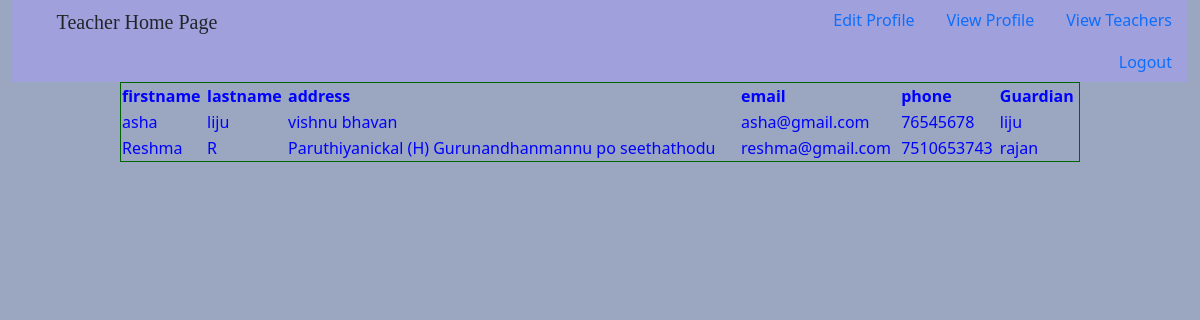
The page /view_stud_profile on the database its author committed.
### studentapp/models.py (models this page shows)
class Student(models.Model):
    student_id=models.ForeignKey(User,on_delete=models.CASCADE)
    address=models.CharField(max_length=50)
    phone=models.IntegerField()
    guardian=models.CharField(max_length=20)

class User(AbstractUser):
    usertype=models.CharField(max_length=50)

### studentapp/views.py (the view)
# urls.py: path("view_stud_profile",view_stud_profile),
def view_stud_profile(request):
    x=Student.objects.all()
    return render(request,"view_stud_profile.html",{"view":x})

### studentapp/templates/view_stud_profile.html (shortened to what this page needs)
<!DOCTYPE html>
<html lang="en">
<head>
    <link rel="stylesheet" href="css/bootstrap.min.css">
</head>
<body>
    <div class="container-fluid">
        <ul class="nav justify-content-end" id="ul">
            <h5 id="h5">Teacher Home Page </h5>
            <li class="nav-item"><a href="edit_student" class="nav-link">Edit Profile</a></li>
            <li class="nav-item"><a href="view_stud_profile" class="nav-link">View Profile</a></li>
            <li class="nav-item"><a href="view_teachers"class="nav-link">View Teachers</a></li>
            <li class="nav-item"><a href="logout"class="nav-link">Logout</a></li>
        </ul>
    </div>
    <table border="1">
        <tr>
            <th>firstname</th>
            <th>lastname</th>
            <th>address</th>
            <th>email</th>
            <th>phone</th>
            <th>Guardian</th>
        </tr>
        {% for i in view %}
        <tr>
            <td>{{i.student_id.first_name}}</td>
            <td>{{i.student_id.last_name}}</td>
            <td>{{i.address}}</td>
            <td>{{i.student_id.email}}</td>
            <td>{{i.phone}}</td>
            <td>{{i.guardian}}</td>
        </tr>
        {% endfor %}
    </table>
</body>
</html>

### studentapp/templates/view_stud_profile.html (style rules this page uses)
table { border: 1; color: blue; border-color: darkgreen; width: 80%; margin-left: 10%; }
body { background-color: rgba(18, 47, 105, 0.418); }
#ul { background-color: rgba(161, 161, 224, 0.888); }
#h5 { padding-top: 10px; padding-right: 600px; text-align: left; font-family: ravie; }

### rows shown on the page
Student: student_id.first_name "asha", student_id.last_name "liju", address "vishnu bhavan", student_id.email "asha@gmail.com", phone "76545678", guardian "liju"
Student: student_id.first_name "Reshma", student_id.last_name "R", address "Paruthiyanickal (H) Gurunandhanmannu po seethathodu", student_id.email "reshma@gmail.com", phone "7510653743", guardian "rajan"
